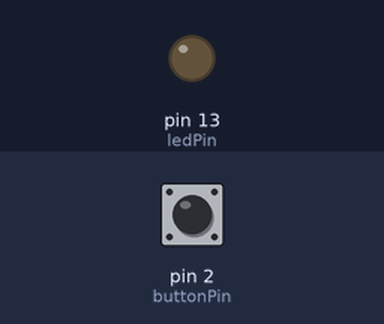
Bench run of a sketch on a simulated Arduino Uno, built with avr-gcc and run on an emulated ATmega328P. Parts: output pins drawn as LEDs (lit = HIGH). The test bench sets the inputs (shaded band); at power-on: pin 2 (buttonPin) LOW.

Above: at 1.2 s.
1.3 s: pin 2 (buttonPin) pulled HIGH for 0.15 s
At 2.0 s:
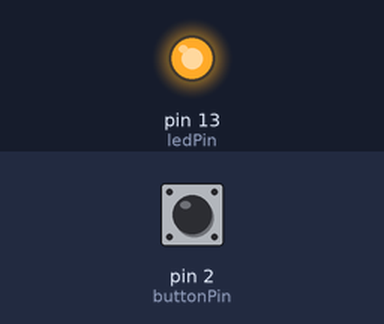
Timing chart, 0 to 10.3 s (numbered marks = the images above; inputs shaded):
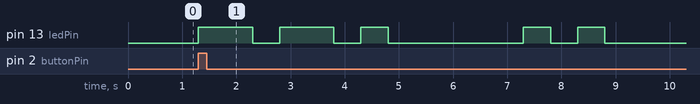

Measured:
- after the input at 1.3 s, pin 13 (ledPin): LOW → HIGH at once, → LOW 1.0 s later, → HIGH 0.50 s later, → LOW 1.0 s later, … (10 changes in this stretch)

The sketch:

Blink.ino
```cpp
const int ledPin = 13;      // LED pin assigned to digital pin 13
const int buttonPin = 2;    // Button pin assigned to digital pin 2

int buttonState = 0;        // Start button not pushed

void setup() {
  pinMode(ledPin, OUTPUT);   // Initialize LED pin as an output
  pinMode(buttonPin, INPUT); // Initialize button pin as an input
}

void dash() {
  digitalWrite(ledPin, HIGH);  // Turn the LED on
  delay(1000);                  // Wait for 1 second
  digitalWrite(ledPin, LOW);   // Turn the LED off
  delay(500);                   // Wait for 0.5 seconds
}

void dot() {
  digitalWrite(ledPin, HIGH);  // Turn the LED on
  delay(500);                   // Wait for 0.5 seconds
  digitalWrite(ledPin, LOW);   // Turn the LED off
  delay(500);                   // Wait for 0.5 seconds
}

void space() {
  delay(2000);                  // Wait for 2 seconds
}

void loop() {
  buttonState = digitalRead(buttonPin);  // Read the state of the button

  if (buttonState == HIGH) {

    // 'i' in Morse code
    digitalWrite(ledPin, LOW);
    dash();
    dash();
    dot();
    space();

    // 'i' in Morse code
    dot();
    dot();
    space();

    // 'n' in Morse code
    dash();
    dot();
    space();

    // 'y' in Morse code
    dash();
    dot();
    dash();
    dash();
    space();
  }


}
```
